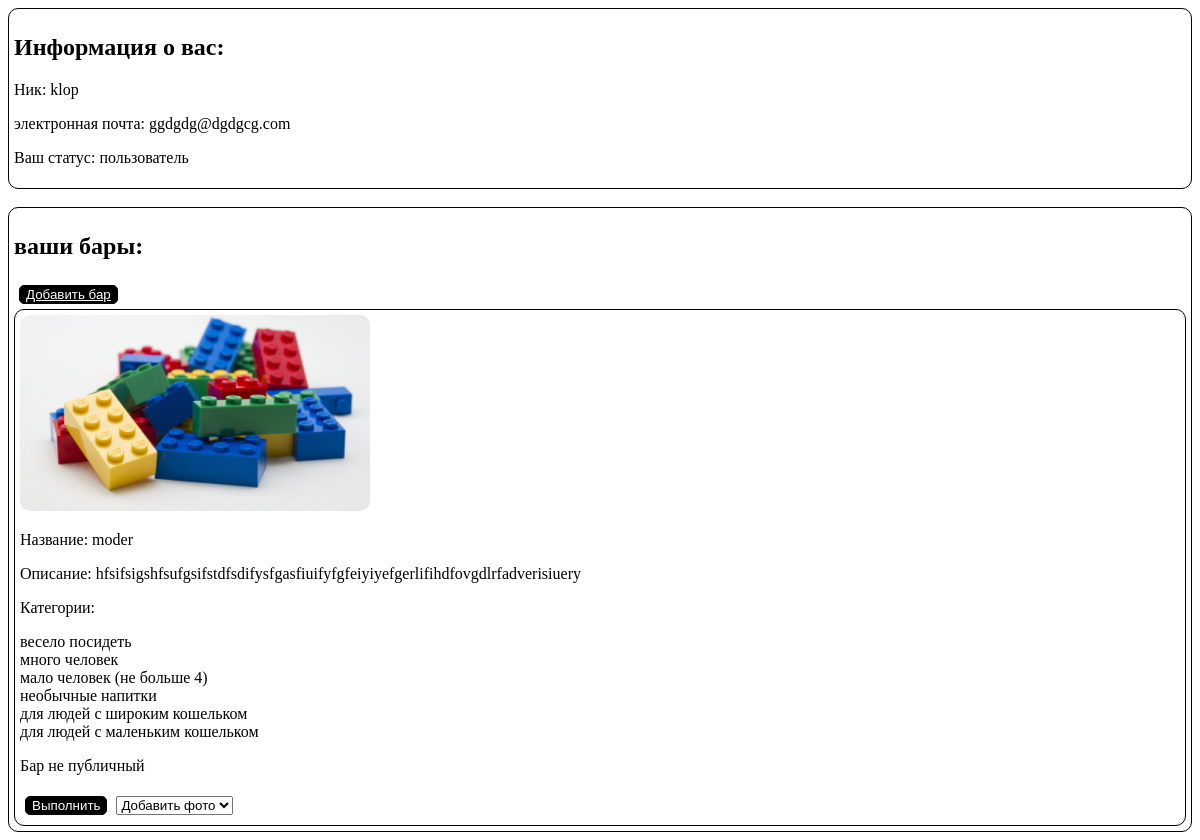
The app's page /users/profile/ (signed in) with its own data.
### users/models.py (models this page shows, shortened)
class Users(AbstractUser):
    user_status = models.ForeignKey(
        to=Status,
        on_delete=models.CASCADE,
        default=1
    )

class Status(models.Model):
    status_name = models.CharField(max_length=100)
    def __str__(self):
        return self.status_name

### bars/models.py (models this page shows, shortened)
class Bars(models.Model):
    owner_bar = models.ForeignKey(
        to=Users,
        on_delete=models.CASCADE
    )
    name = models.CharField(max_length=100)
    description = models.CharField(max_length=100)
    img = models.ImageField(upload_to='bars_img')
    bar_category = models.ManyToManyField(
        to=Category,
        db_index=True
    )
    public = models.BooleanField(
        default=True,
        db_index=True
    )

class Category(models.Model):
    cat_name = models.CharField(max_length=100)
    def __str__(self):
        return self.cat_name

### users/views.py (the view, shortened to what this page needs)
# urls.py: path('profile/', views.Profile.as_view(), name='profile'),
class Profile(View):
    def get(self, request):
        u = self.request.user.pk
        user = Users.objects.get(pk=u)
        user_bars = Bars.objects.filter(owner_bar=u)
        status = ''
        return render(request, 'users/profile.html', {'user': user, 'user_bars': user_bars, 'status': status})

### users/templates/users/profile.html (shortened to what this page needs)
<!DOCTYPE html>
<html lang="ru">
<head>
    {% load static %}
    <link rel="stylesheet" href="{% static 'bars/styles.css' %}">
</head>
<body>
    <div>
        <h2>Информация о вас:</h2>
        <p>Ник: {{user.username}}</p>
        <p>электронная почта: {{user.email}}</p>
        <p>Ваш статус: {{user.user_status}}</p>
    </div>
    <br>
    <div>
        <h2>ваши бары:</h2>
        <button type="button">
            <a href="{% url 'bars:add_bar' %}">Добавить бар</a>
        </button>
        {% for i in user_bars %}
        <br>
        <div>
            <img src="{{ i.img.url }}" alt="где фото?">
            <p>Название: {{i.name}}</p>
            <p>Описание: {{i.description}}</p>
            <p>Категории:</p>
            {% for cat in i.bar_category.all %}
            {{cat}}<br>
            {% endfor %}
            {% if i.public == True %}
            <p>Бар публичный</p>
            {% else %}
            <p>Бар не публичный</p>
            {% endif %}
            <form method="post">
                <button name="pk_bar" value="{{i.pk}}" type="submit">Выполнить</button>
                <select name="action_bar" id="action_bar">
                    <option value="add_photo">Добавить фото</option>
                </select>
            </form>
        </div>
        {% endfor %}
    </div>
</body>
</html>

### bars/static/bars/styles.css (style rules this page uses)
img { width: 350px; border-radius: 10px; }
button { border: 1px solid black; border-radius: 5px; background: black; color: white; margin: 5px; }
a { color: white; }
div { border: 1px solid black; border-radius: 10px; padding: 5px; }

### records on screen
Users: username "klop", email "ggdgdg@dgdgcg.com", user_status "пользователь"
Bars: img (picture), name "moder", description "hfsifsigshfsufgsifstdfsdifysfgasfiuifyfgfeiyiyefgerlifihdfovgdlrfadverisiuery", public "Бар не публичный", {{ i.pk }} 14 (drawn)
Category: cat_name "весело посидеть"
Category: cat_name "много человек"
Category: cat_name "мало человек (не больше 4)"
Category: cat_name "необычные напитки"
Category: cat_name "для людей с широким кошельком"
Category: cat_name "для людей с маленьким кошельком"
